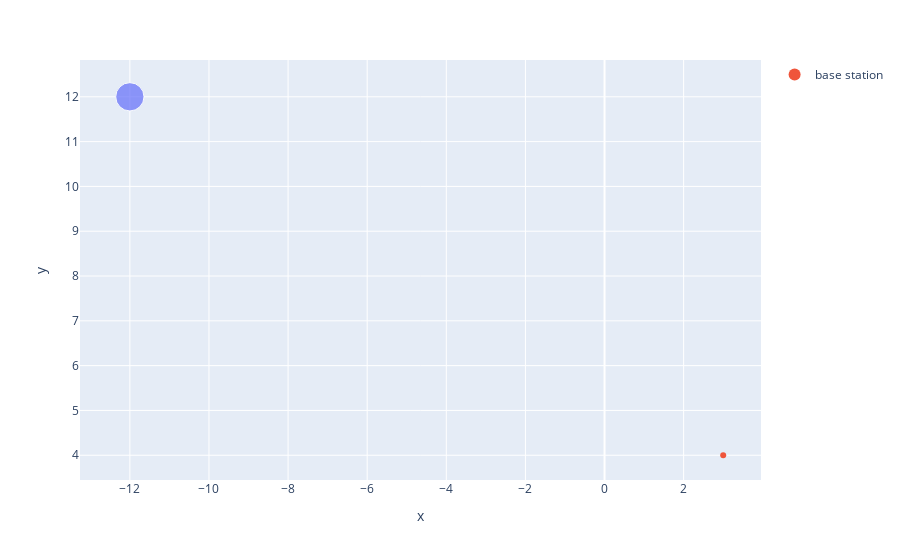

Notebook code for this chart:
### Code cell
fig = px.scatter(
    x = [o["x"] for o in objects],
    y = [o["y"] for o in objects],
    size = [o["r"] for o in objects],
)
fig.add_scatter(x=[radar_x], y=[radar_y], mode="markers", name="base station")
fig.show()

### Figure 1 — Plotly figure (JSON) as saved in the notebook; plotly's stock layout.template omitted (floating-point values rounded to 4 significant figures)
{"data": [{"hovertemplate": "x=%{x}<br>y=%{y}<br>size=%{marker.size}<extra></extra>", "legendgroup": "", "marker": {"color": "#636efa", "size": [4], "sizemode": "area", "sizeref": 0.01, "symbol": "circle"}, "mode": "markers", "name": "", "orientation": "v", "showlegend": false, "type": "scatter", "x": [-12], "xaxis": "x", "y": [12], "yaxis": "y"}, {"mode": "markers", "name": "base station", "type": "scatter", "x": [3], "y": [4]}], "layout": {"autosize": true, "legend": {"itemsizing": "constant", "tracegroupgap": 0}, "margin": {"t": 60}, "xaxis": {"anchor": "y", "autorange": true, "domain": [0, 1], "range": [-13.29, 3.963], "title": {"text": "x"}, "type": "linear"}, "yaxis": {"anchor": "x", "autorange": true, "domain": [0, 1], "range": [3.339, 13.2], "title": {"text": "y"}, "type": "linear"}}}
